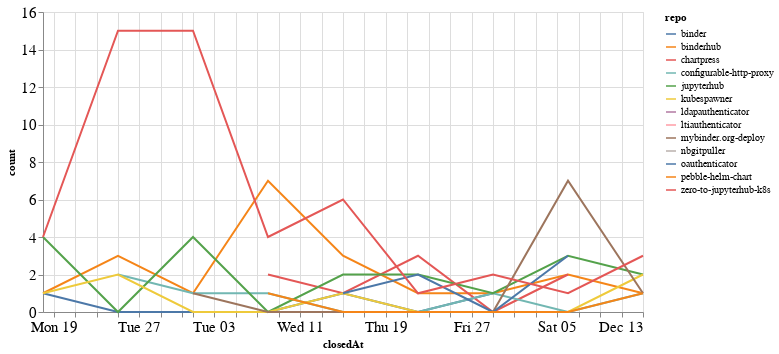

The notebook cell saved with this chart:
### Code cell
closed_by_time = closed_by.groupby('repo').resample('W', on='closedAt').count()['author'].reset_index()
closed_by_time = closed_by_time.rename(columns={'author': 'count'})

alt.Chart(closed_by_time, width=600).mark_line().encode(
    x='closedAt',
    y='count',
    color='repo',
    tooltip="repo"
)

### Figure 1 — Vega-Lite specification as saved in the notebook (floating-point values rounded to 4 significant figures)
{"config": {"axisLeft": {"labelFontSize": 15}, "axisBottom": {"labelFontSize": 15}}, "data": {"name": "data-5261f12e1c3c5002aceee98f053b2822"}, "mark": "line", "encoding": {"color": {"type": "nominal", "field": "repo"}, "tooltip": {"type": "nominal", "field": "repo"}, "x": {"type": "temporal", "field": "closedAt"}, "y": {"type": "quantitative", "field": "count"}}, "width": 600, "$schema": "https://vega.github.io/schema/vega-lite/v4.8.1.json", "datasets": {"data-5261f12e1c3c5002aceee98f053b2822": [{"repo": "binder", "closedAt": "2020-10-18T00:00:00", "count": 1}, {"repo": "binder", "closedAt": "2020-10-25T00:00:00", "count": 0}, {"repo": "binder", "closedAt": "2020-11-01T00:00:00", "count": 0}, {"repo": "binder", "closedAt": "2020-11-08T00:00:00", "count": 0}, {"repo": "binder", "closedAt": "2020-11-15T00:00:00", "count": 1}, {"repo": "binder", "closedAt": "2020-11-22T00:00:00", "count": 0}, {"repo": "binder", "closedAt": "2020-11-29T00:00:00", "count": 1}, {"repo": "binderhub", "closedAt": "2020-10-18T00:00:00", "count": 1}, {"repo": "binderhub", "closedAt": "2020-10-25T00:00:00", "count": 3}, {"repo": "binderhub", "closedAt": "2020-11-01T00:00:00", "count": 1}, {"repo": "binderhub", "closedAt": "2020-11-08T00:00:00", "count": 7}, {"repo": "binderhub", "closedAt": "2020-11-15T00:00:00", "count": 3}, {"repo": "binderhub", "closedAt": "2020-11-22T00:00:00", "count": 1}, {"repo": "binderhub", "closedAt": "2020-11-29T00:00:00", "count": 1}, {"repo": "binderhub", "closedAt": "2020-12-06T00:00:00", "count": 2}, {"repo": "binderhub", "closedAt": "2020-12-13T00:00:00", "count": 1}, {"repo": "chartpress", "closedAt": "2020-11-08T00:00:00", "count": 2}, {"repo": "chartpress", "closedAt": "2020-11-15T00:00:00", "count": 1}, {"repo": "chartpress", "closedAt": "2020-11-22T00:00:00", "count": 3}, {"repo": "chartpress", "closedAt": "2020-11-29T00:00:00", "count": 0}, {"repo": "chartpress", "closedAt": "2020-12-06T00:00:00", "count": 2}, {"repo": "configurable-http-proxy", "closedAt": "2020-10-25T00:00:00", "count": 2}, {"repo": "configurable-http-proxy", "closedAt": "2020-11-01T00:00:00", "count": 1}, {"repo": "configurable-http-proxy", "closedAt": "2020-11-08T00:00:00", "count": 1}, {"repo": "configurable-http-proxy", "closedAt": "2020-11-15T00:00:00", "count": 0}, {"repo": "configurable-http-proxy", "closedAt": "2020-11-22T00:00:00", "count": 0}, {"repo": "configurable-http-proxy", "closedAt": "2020-11-29T00:00:00", "count": 1}, {"repo": "configurable-http-proxy", "closedAt": "2020-12-06T00:00:00", "count": 0}, {"repo": "configurable-http-proxy", "closedAt": "2020-12-13T00:00:00", "count": 1}, {"repo": "jupyterhub", "closedAt": "2020-10-18T00:00:00", "count": 4}, {"repo": "jupyterhub", "closedAt": "2020-10-25T00:00:00", "count": 0}, {"repo": "jupyterhub", "closedAt": "2020-11-01T00:00:00", "count": 4}, {"repo": "jupyterhub", "closedAt": "2020-11-08T00:00:00", "count": 0}, {"repo": "jupyterhub", "closedAt": "2020-11-15T00:00:00", "count": 2}, {"repo": "jupyterhub", "closedAt": "2020-11-22T00:00:00", "count": 2}, {"repo": "jupyterhub", "closedAt": "2020-11-29T00:00:00", "count": 1}, {"repo": "jupyterhub", "closedAt": "2020-12-06T00:00:00", "count": 3}, {"repo": "jupyterhub", "closedAt": "2020-12-13T00:00:00", "count": 2}, {"repo": "kubespawner", "closedAt": "2020-10-18T00:00:00", "count": 1}, {"repo": "kubespawner", "closedAt": "2020-10-25T00:00:00", "count": 2}, {"repo": "kubespawner", "closedAt": "2020-11-01T00:00:00", "count": 0}, {"repo": "kubespawner", "closedAt": "2020-11-08T00:00:00", "count": 0}, {"repo": "kubespawner", "closedAt": "2020-11-15T00:00:00", "count": 1}, {"repo": "kubespawner", "closedAt": "2020-11-22T00:00:00", "count": 0}, {"repo": "kubespawner", "closedAt": "2020-11-29T00:00:00", "count": 0}, {"repo": "kubespawner", "closedAt": "2020-12-06T00:00:00", "count": 0}, {"repo": "kubespawner", "closedAt": "2020-12-13T00:00:00", "count": 2}, {"repo": "ldapauthenticator", "closedAt": "2020-12-13T00:00:00", "count": 1}, {"repo": "ltiauthenticator", "closedAt": "2020-12-06T00:00:00", "count": 1}, {"repo": "mybinder.org-deploy", "closedAt": "2020-11-01T00:00:00", "count": 1}, {"repo": "mybinder.org-deploy", "closedAt": "2020-11-08T00:00:00", "count": 0}, {"repo": "mybinder.org-deploy", "closedAt": "2020-11-15T00:00:00", "count": 0}, {"repo": "mybinder.org-deploy", "closedAt": "2020-11-22T00:00:00", "count": 0}, {"repo": "mybinder.org-deploy", "closedAt": "2020-11-29T00:00:00", "count": 0}, {"repo": "mybinder.org-deploy", "closedAt": "2020-12-06T00:00:00", "count": 7}, {"repo": "mybinder.org-deploy", "closedAt": "2020-12-13T00:00:00", "count": 1}, {"repo": "nbgitpuller", "closedAt": "2020-12-13T00:00:00", "count": 1}, {"repo": "oauthenticator", "closedAt": "2020-11-15T00:00:00", "count": 1}, {"repo": "oauthenticator", "closedAt": "2020-11-22T00:00:00", "count": 2}, {"repo": "oauthenticator", "closedAt": "2020-11-29T00:00:00", "count": 0}, {"repo": "oauthenticator", "closedAt": "2020-12-06T00:00:00", "count": 3}, {"repo": "pebble-helm-chart", "closedAt": "2020-11-08T00:00:00", "count": 1}, {"repo": "pebble-helm-chart", "closedAt": "2020-11-15T00:00:00", "count": 0}, {"repo": "pebble-helm-chart", "closedAt": "2020-11-22T00:00:00", "count": 0}, {"repo": "pebble-helm-chart", "closedAt": "2020-11-29T00:00:00", "count": 0}, {"repo": "pebble-helm-chart", "closedAt": "2020-12-06T00:00:00", "count": 0}, {"repo": "pebble-helm-chart", "closedAt": "2020-12-13T00:00:00", "count": 1}, {"repo": "zero-to-jupyterhub-k8s", "closedAt": "2020-10-18T00:00:00", "count": 4}, {"repo": "zero-to-jupyterhub-k8s", "closedAt": "2020-10-25T00:00:00", "count": 15}, {"repo": "zero-to-jupyterhub-k8s", "closedAt": "2020-11-01T00:00:00", "count": 15}, {"repo": "zero-to-jupyterhub-k8s", "closedAt": "2020-11-08T00:00:00", "count": 4}, {"repo": "zero-to-jupyterhub-k8s", "closedAt": "2020-11-15T00:00:00", "count": 6}, {"repo": "zero-to-jupyterhub-k8s", "closedAt": "2020-11-22T00:00:00", "count": 1}, {"repo": "zero-to-jupyterhub-k8s", "closedAt": "2020-11-29T00:00:00", "count": 2}, {"repo": "zero-to-jupyterhub-k8s", "closedAt": "2020-12-06T00:00:00", "count": 1}, {"repo": "zero-to-jupyterhub-k8s", "closedAt": "2020-12-13T00:00:00", "count": 3}]}}
